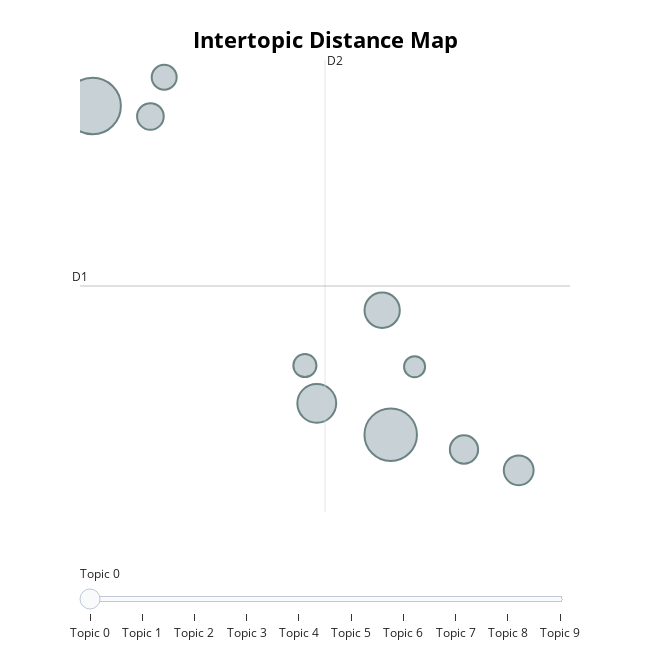

Here is the notebook cell this chart was saved with:
### Code cell
topic_model.visualize_topics()

### Figure 1 — Plotly figure (JSON) as saved in the notebook; plotly's stock layout.template omitted (floating-point values rounded to 4 significant figures)
{"data": [{"customdata": [[0, "halo | girl | heartless | love | time", 8], [1, "disturbia | night | mind | time | free", 14], [2, "cold | love | life | hard | locked", 17], [3, "battlefield | armor | obsessed | delusional | fighting", 6], [4, "fine | love | time | feel | remember", 36], [5, "bout | left | belong | minute | irreplaceable", 5], [6, "glamorous | drive | smack | flossy | round", 9], [7, "womanizer | diva | hotel | piece | hustla", 10], [8, "ready | girls | good | club | shorty", 7], [9, "walk | money | throw | watch | verse", 31]], "hovertemplate": "<b>Topic %{customdata[0]}</b><br>%{customdata[1]}<br>Size: %{customdata[2]}", "legendgroup": "", "marker": {"color": "#B0BEC5", "line": {"color": "DarkSlateGrey", "width": 2}, "size": [8, 14, 17, 6, 36, 5, 9, 10, 7, 31], "sizemode": "area", "sizeref": 0.0225, "symbol": "circle"}, "mode": "markers", "name": "", "orientation": "v", "showlegend": false, "type": "scatter", "x": [-0.2247, 1.764, 1.203, 1.101, -0.7208, 2.042, 2.466, 2.936, -0.1064, 1.837], "xaxis": "x", "y": [1.16, -1.804, -3.227, -2.65, 1.321, -2.667, -3.933, -4.252, 1.76, -3.707], "yaxis": "y"}], "layout": {"annotations": [{"showarrow": false, "text": "D1", "x": -0.8289, "y": -1.433, "yshift": 10}, {"showarrow": false, "text": "D2", "x": 1.273, "xshift": 10, "y": 2.024}], "height": 650, "hoverlabel": {"bgcolor": "white", "font": {"family": "Rockwell", "size": 16}}, "legend": {"itemsizing": "constant", "tracegroupgap": 0}, "margin": {"t": 60}, "shapes": [{"line": {"color": "#CFD8DC", "width": 2}, "type": "line", "x0": 1.273, "x1": 1.273, "y0": -4.889, "y1": 2.024}, {"line": {"color": "#9E9E9E", "width": 2}, "type": "line", "x0": -0.8289, "x1": 3.376, "y0": -1.433, "y1": -1.433}], "sliders": [{"active": 0, "pad": {"t": 50}, "steps": [{"args": [{"marker.color": [["red", "#B0BEC5", "#B0BEC5", "#B0BEC5", "#B0BEC5", "#B0BEC5", "#B0BEC5", "#B0BEC5", "#B0BEC5", "#B0BEC5"]]}], "label": "Topic 0", "method": "update"}, {"args": [{"marker.color": [["#B0BEC5", "red", "#B0BEC5", "#B0BEC5", "#B0BEC5", "#B0BEC5", "#B0BEC5", "#B0BEC5", "#B0BEC5", "#B0BEC5"]]}], "label": "Topic 1", "method": "update"}, {"args": [{"marker.color": [["#B0BEC5", "#B0BEC5", "red", "#B0BEC5", "#B0BEC5", "#B0BEC5", "#B0BEC5", "#B0BEC5", "#B0BEC5", "#B0BEC5"]]}], "label": "Topic 2", "method": "update"}, {"args": [{"marker.color": [["#B0BEC5", "#B0BEC5", "#B0BEC5", "red", "#B0BEC5", "#B0BEC5", "#B0BEC5", "#B0BEC5", "#B0BEC5", "#B0BEC5"]]}], "label": "Topic 3", "method": "update"}, {"args": [{"marker.color": [["#B0BEC5", "#B0BEC5", "#B0BEC5", "#B0BEC5", "red", "#B0BEC5", "#B0BEC5", "#B0BEC5", "#B0BEC5", "#B0BEC5"]]}], "label": "Topic 4", "method": "update"}, {"args": [{"marker.color": [["#B0BEC5", "#B0BEC5", "#B0BEC5", "#B0BEC5", "#B0BEC5", "red", "#B0BEC5", "#B0BEC5", "#B0BEC5", "#B0BEC5"]]}], "label": "Topic 5", "method": "update"}, {"args": [{"marker.color": [["#B0BEC5", "#B0BEC5", "#B0BEC5", "#B0BEC5", "#B0BEC5", "#B0BEC5", "red", "#B0BEC5", "#B0BEC5", "#B0BEC5"]]}], "label": "Topic 6", "method": "update"}, {"args": [{"marker.color": [["#B0BEC5", "#B0BEC5", "#B0BEC5", "#B0BEC5", "#B0BEC5", "#B0BEC5", "#B0BEC5", "red", "#B0BEC5", "#B0BEC5"]]}], "label": "Topic 7", "method": "update"}, {"args": [{"marker.color": [["#B0BEC5", "#B0BEC5", "#B0BEC5", "#B0BEC5", "#B0BEC5", "#B0BEC5", "#B0BEC5", "#B0BEC5", "red", "#B0BEC5"]]}], "label": "Topic 8", "method": "update"}, {"args": [{"marker.color": [["#B0BEC5", "#B0BEC5", "#B0BEC5", "#B0BEC5", "#B0BEC5", "#B0BEC5", "#B0BEC5", "#B0BEC5", "#B0BEC5", "red"]]}], "label": "Topic 9", "method": "update"}]}], "title": {"font": {"color": "Black", "size": 22}, "text": "<b>Intertopic Distance Map</b>", "x": 0.5, "xanchor": "center", "y": 0.95, "yanchor": "top"}, "width": 650, "xaxis": {"anchor": "y", "domain": [0, 1], "range": [-0.8289, 3.376], "title": {"text": ""}, "visible": false}, "yaxis": {"anchor": "x", "domain": [0, 1], "range": [-4.889, 2.024], "title": {"text": ""}, "visible": false}}}
